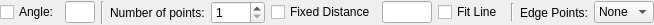
<?xml version="1.0" encoding="UTF-8"?>
<ui version="4.0">
 <class>LC_LinePointsOptions</class>
 <widget class="QWidget" name="LC_LinePointsOptions">
  <property name="geometry">
   <rect>
    <x>0</x>
    <y>0</y>
    <width>643</width>
    <height>24</height>
   </rect>
  </property>
  <property name="sizePolicy">
   <sizepolicy hsizetype="Minimum" vsizetype="Preferred">
    <horstretch>0</horstretch>
    <verstretch>0</verstretch>
   </sizepolicy>
  </property>
  <property name="windowTitle">
   <string>Form</string>
  </property>
  <layout class="QGridLayout" name="gridLayout">
   <property name="leftMargin">
    <number>0</number>
   </property>
   <property name="topMargin">
    <number>1</number>
   </property>
   <property name="rightMargin">
    <number>0</number>
   </property>
   <property name="bottomMargin">
    <number>1</number>
   </property>
   <item row="0" column="13">
    <widget class="QComboBox" name="cbEdgePoints">
     <property name="sizePolicy">
      <sizepolicy hsizetype="Preferred" vsizetype="Fixed">
       <horstretch>0</horstretch>
       <verstretch>0</verstretch>
      </sizepolicy>
     </property>
     <property name="toolTip">
      <string>Controls how points on the edges (start/end points) should be created.</string>
     </property>
     <item>
      <property name="text">
       <string>None</string>
      </property>
     </item>
     <item>
      <property name="text">
       <string>Both</string>
      </property>
     </item>
     <item>
      <property name="text">
       <string>Start</string>
      </property>
     </item>
     <item>
      <property name="text">
       <string>End</string>
      </property>
     </item>
    </widget>
   </item>
   <item row="0" column="5">
    <widget class="QSpinBox" name="sbPointsCount">
     <property name="toolTip">
      <string>Number of points to create</string>
     </property>
     <property name="minimum">
      <number>1</number>
     </property>
     <property name="maximum">
      <number>1000</number>
     </property>
    </widget>
   </item>
   <item row="0" column="10">
    <widget class="Line" name="line">
     <property name="maximumSize">
      <size>
       <width>16777215</width>
       <height>18</height>
      </size>
     </property>
     <property name="orientation">
      <enum>Qt::Vertical</enum>
     </property>
    </widget>
   </item>
   <item row="0" column="12">
    <widget class="QLabel" name="label_2">
     <property name="text">
      <string>Edge Points:</string>
     </property>
    </widget>
   </item>
   <item row="0" column="14">
    <spacer name="horizontalSpacer">
     <property name="orientation">
      <enum>Qt::Horizontal</enum>
     </property>
     <property name="sizeHint" stdset="0">
      <size>
       <width>0</width>
       <height>20</height>
      </size>
     </property>
    </spacer>
   </item>
   <item row="0" column="7">
    <widget class="QFrame" name="frmFixed">
     <property name="frameShape">
      <enum>QFrame::NoFrame</enum>
     </property>
     <property name="frameShadow">
      <enum>QFrame::Raised</enum>
     </property>
     <layout class="QGridLayout" name="gridLayout_2">
      <property name="leftMargin">
       <number>0</number>
      </property>
      <property name="topMargin">
       <number>0</number>
      </property>
      <property name="rightMargin">
       <number>2</number>
      </property>
      <property name="bottomMargin">
       <number>0</number>
      </property>
      <item row="0" column="2">
       <widget class="QCheckBox" name="cbWithinLine">
        <property name="toolTip">
         <string>Specifies whether all points should fit between start/end points of line or whether the length of line is calculated based on number of points and distance between points.</string>
        </property>
        <property name="text">
         <string>Fit Line</string>
        </property>
       </widget>
      </item>
      <item row="0" column="1">
       <widget class="QLineEdit" name="leDistance">
        <property name="sizePolicy">
         <sizepolicy hsizetype="Preferred" vsizetype="Fixed">
          <horstretch>0</horstretch>
          <verstretch>0</verstretch>
         </sizepolicy>
        </property>
        <property name="minimumSize">
         <size>
          <width>50</width>
          <height>0</height>
         </size>
        </property>
        <property name="maximumSize">
         <size>
          <width>50</width>
          <height>16777215</height>
         </size>
        </property>
        <property name="toolTip">
         <string>Distance between points.</string>
        </property>
        <property name="frame">
         <bool>true</bool>
        </property>
       </widget>
      </item>
     </layout>
    </widget>
   </item>
   <item row="0" column="0">
    <widget class="QCheckBox" name="cbAngle">
     <property name="toolTip">
      <string>If checked, line of points will be drawn with specified angle</string>
     </property>
     <property name="text">
      <string>Angle:</string>
     </property>
    </widget>
   </item>
   <item row="0" column="3">
    <widget class="QLabel" name="label">
     <property name="sizePolicy">
      <sizepolicy hsizetype="Preferred" vsizetype="Preferred">
       <horstretch>0</horstretch>
       <verstretch>0</verstretch>
      </sizepolicy>
     </property>
     <property name="text">
      <string>Number of points:</string>
     </property>
    </widget>
   </item>
   <item row="0" column="6">
    <widget class="QCheckBox" name="cbFixedDistance">
     <property name="sizePolicy">
      <sizepolicy hsizetype="Preferred" vsizetype="Fixed">
       <horstretch>0</horstretch>
       <verstretch>0</verstretch>
      </sizepolicy>
     </property>
     <property name="toolTip">
      <string>If checked, fixed specified distance between points will be used. Otherwise, distance will be calculated.</string>
     </property>
     <property name="text">
      <string>Fixed Distance</string>
     </property>
    </widget>
   </item>
   <item row="0" column="1">
    <widget class="QLineEdit" name="leAngle">
     <property name="sizePolicy">
      <sizepolicy hsizetype="Preferred" vsizetype="Fixed">
       <horstretch>0</horstretch>
       <verstretch>0</verstretch>
      </sizepolicy>
     </property>
     <property name="minimumSize">
      <size>
       <width>30</width>
       <height>0</height>
      </size>
     </property>
     <property name="maximumSize">
      <size>
       <width>50</width>
       <height>16777215</height>
      </size>
     </property>
     <property name="toolTip">
      <string>Angle of line</string>
     </property>
    </widget>
   </item>
   <item row="0" column="2">
    <widget class="Line" name="line_2">
     <property name="orientation">
      <enum>Qt::Vertical</enum>
     </property>
    </widget>
   </item>
  </layout>
 </widget>
 <resources/>
 <connections/>
</ui>
